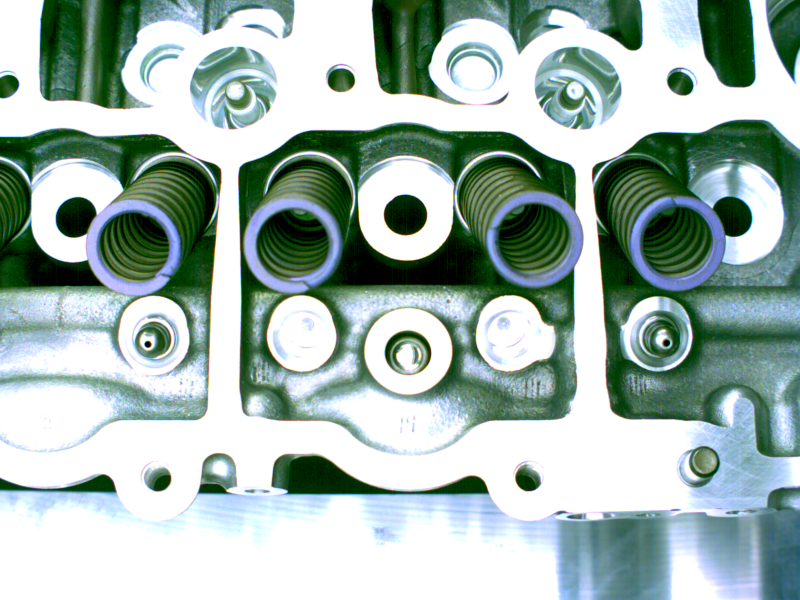
#> input picture images/2missinghlas.png, 1600 x 1200 px (shown at 1/2 size)
$ python ready_img.py images/2missinghlas.png out.png
#> lines starting #> are read from the running program, lines starting #| are printed output that depends on the picture
from PIL import Image
import sys

img = Image.open(sys.argv[1])
#> img is the input picture: PIL image 1600x1200 RGBA; mean R, G, B, A 160.4, 180.3, 173.5, 255
img = img.convert("RGB")
#> img: PIL image 1600x1200 RGB
img = img.crop((470, 300, 1170, 800))
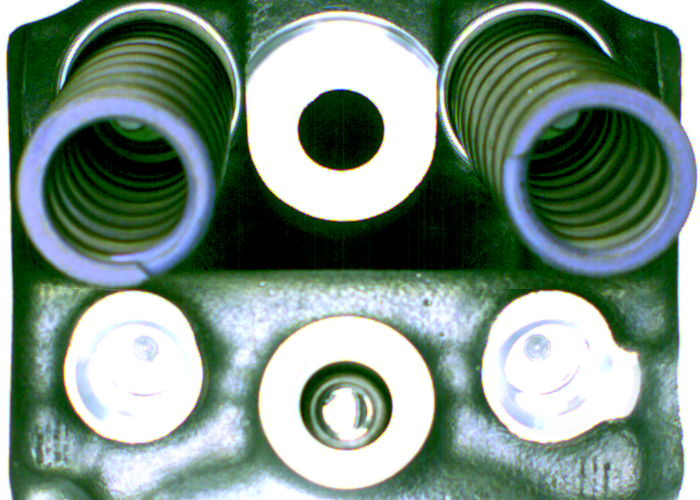
#> img: PIL image 700x500 RGB; mean R, G, B 122.9, 145.2, 131.3
img = img.resize((175, 125))
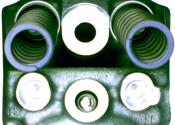
#> img: PIL image 175x125 RGB; mean R, G, B 122.9, 145, 131.3
img.save("%s.jpg" % sys.argv[2])
